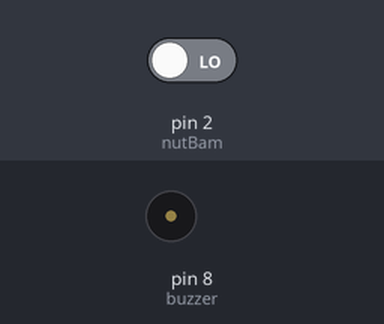
This sketch was run on a simulated Arduino Uno, built with avr-gcc and run on an emulated ATmega328P. On the bench: buzzer (waves = sounding, pin HIGH). The test bench sets the inputs (shaded band); at power-on: pin 2 (nutBam) LOW.

Above: at 1.2 s.
1.3 s: pin 2 (nutBam) driven HIGH
At 1.6 s:
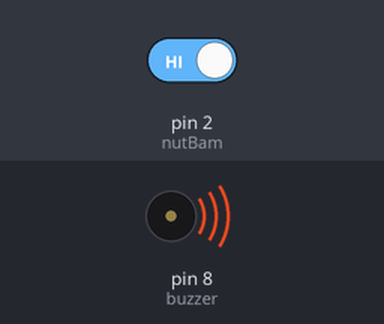
2.8 s: pin 2 (nutBam) driven LOW
At 4.0 s:
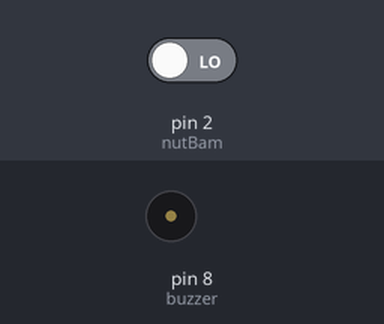
Timing chart, 0 to 5.8 s (numbered marks = the images above; inputs shaded):
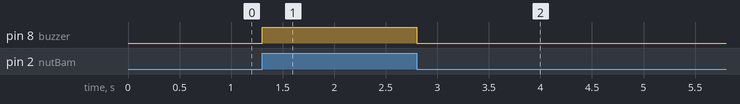

Measured:
- after the input at 1.3 s, pin 8 (buzzer): LOW → HIGH at once
- after the input at 2.8 s, pin 8 (buzzer): HIGH → LOW at once

The sketch:

nut_bam_buzzer.ino
```cpp
const int nutBam = 2;
const int buzzer = 8;

void setup() {
  pinMode(nutBam, INPUT);
  pinMode(buzzer, OUTPUT);
}

void loop() {
  if (digitalRead(nutBam) == HIGH) {
    digitalWrite(buzzer, HIGH);
  } else {
    digitalWrite(buzzer, LOW);
  }
}
```
